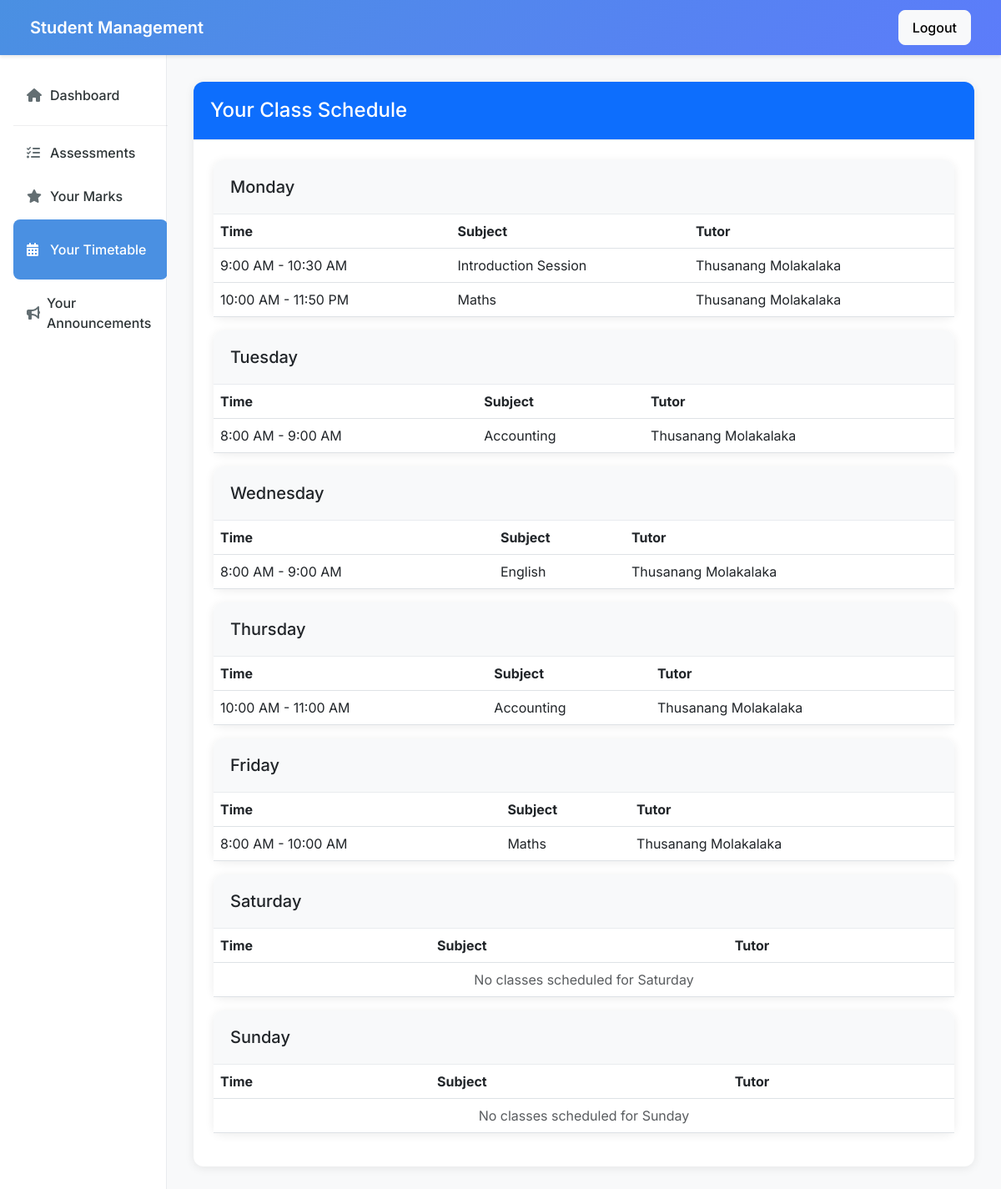
The app's page /timetable/all/ (signed in) with its own data.
### management/models.py (models this page shows, shortened)
class TimeSlot(models.Model):
    DAY_CHOICES = [
        ('MON', 'Monday'),
        ('TUE', 'Tuesday'),
        ('WED', 'Wednesday'),
        ('THU', 'Thursday'),
        ('FRI', 'Friday'),
        ('SAT', 'Saturday'),
        ('SUN', 'Sunday'),
    ]
    day = models.CharField(max_length=3, choices=DAY_CHOICES)
    start_time = models.TimeField()
    end_time = models.TimeField()
    subject = models.CharField(max_length=100)
    tutor = models.ForeignKey(Tutor, on_delete=models.CASCADE)
    students = models.ManyToManyField(Student)

class Tutor(models.Model):
    user = models.OneToOneField(CustomUser, on_delete=models.CASCADE)
    phone = models.CharField(max_length=15)
    subject_expertise = models.CharField(max_length=100)

class CustomUser(AbstractUser):
    is_tutor = models.BooleanField(default=False)
    is_student = models.BooleanField(default=False)

### management/views.py (the view)
# urls.py: path('timetable/all/', views.view_timetable_all, name='view_timetable_all'),
@login_required
def view_timetable_all(request):
    if request.user.is_tutor:
        tutor = get_object_or_404(Tutor, user=request.user)
        timeslots = TimeSlot.objects.filter(tutor=tutor).prefetch_related('students')
        students = Student.objects.all()  # Get all students for the modal form
    else:
        student = get_object_or_404(Student, user=request.user)
        timeslots = TimeSlot.objects.all().select_related('tutor', 'tutor__user')
        students = None
    day_order = ['MON', 'TUE', 'WED', 'THU', 'FRI', 'SAT', 'SUN']
    timeslots_by_day = {day: [] for day in day_order}
    for slot in timeslots:
        timeslots_by_day[slot.day].append(slot)
    for day in timeslots_by_day:
        timeslots_by_day[day].sort(key=lambda x: x.start_time)
    student_count = Student.objects.count()
    return render(request, 'management/view_timetable.html', {
        'timeslots_by_day': timeslots_by_day,
        'day_order': day_order,
        'is_tutor': request.user.is_tutor,
        'students': students,
        'day_choices': TimeSlot.DAY_CHOICES,
        'student_count': student_count
    })

### management/templatetags/mark_filters.py (called while the page is built)
@register.filter
def get_item(dictionary, key):
    return dictionary.get(key)

@register.filter
def get_day_display(day_code):
    day_dict = dict(TimeSlot.DAY_CHOICES)
    return day_dict.get(day_code, day_code)

### management/templates/management/view_timetable.html (shortened to what this page needs)
{% extends 'base.html' %}
{% load mark_filters %}
{% block content %}
<div class="card">
    <div class="card-header bg-primary text-white d-flex justify-content-between align-items-center">
        <h4 class="mb-0">{% if is_tutor %}Your Created Timetable{% else %}Your Class Schedule{% endif %}</h4>
    </div>
    <div class="card-body">
        <div class="row">
            <div class="col-12">
                {% for day in day_order %}
                    {% with slots=timeslots_by_day|get_item:day %}
                    <div class="card mb-3">
                        <div class="card-header bg-light">
                            <h5 class="mb-0">{{ day|get_day_display }}</h5>
                        </div>
                        <div class="card-body p-0">
                            <div class="table-responsive">
                                <table class="table table-hover mb-0">
                                    <thead>
                                        <tr>
                                            <th>Time</th>
                                            <th>Subject</th>
                                            {% if is_tutor %}
                                                <th>Students</th>
                                                <th>Actions</th>
                                            {% else %}
                                                <th>Tutor</th>
                                            {% endif %}
                                        </tr>
                                    </thead>
                                    <tbody>
                                        {% for slot in slots %}
                                            <tr>
                                                <td>{{ slot.start_time|time:"g:i A" }} - {{ slot.end_time|time:"g:i A" }}</td>
                                                <td>{{ slot.subject }}</td>
                                                {% if is_tutor %}
                                                    <td>
                                                        {% with student_count=student_count %}
                                                            <span class="badge bg-info">{{ student_count }} student{% if student_count != 1 %}s{% endif %}</span>
                                                        {% endwith %}
                                                    </td>
                                                    <td>
                                                        <div class="btn-group" role="group">
                                                            <a href="{% url 'edit_timetable' slot.id %}" class="btn btn-sm btn-warning">
                                                                <i class="fas fa-edit"></i> Edit
                                                            </a>
                                                            <a href="{% url 'delete_timetable' slot.id %}" class="btn btn-sm btn-danger">
                                                                <i class="fas fa-trash"></i> Delete
                                                            </a>
                                                        </div>
                                                    </td>
                                                {% else %}
                                                    <td>{{ slot.tutor.user.get_full_name }}</td>
                                                {% endif %}
                                            </tr>
                                        {% empty %}
                                            <tr>
                                                <td colspan="{% if is_tutor %}4{% else %}3{% endif %}" class="text-center text-muted">
                                                    No classes scheduled for {{ day|get_day_display }}
                                                </td>
                                            </tr>
                                        {% endfor %}
                                    </tbody>
                                </table>
                            </div>
                        </div>
                    </div>
                    {% endwith %}
                {% endfor %}
            </div>
        </div>
    </div>
</div>
{% endblock %}

### management/templates/base.html (style rules this page uses)
:root { --primary-color: #4a90e2; --secondary-color: #f5f6fa; --accent-color: #5c7cfa; --success-color: #51cf66; --danger-color: #ff6b6b; --warning-color: #ffd43b; --text-primary: #2d3436; --text-secondary: #636e72; --border-color: #e9ecef; }
body { font-family: 'Inter', -apple-system, BlinkMacSystemFont, 'Segoe UI', Roboto, sans-serif; color: var(--text-primary); background-color: #f8f9fa; }
.card { border: none; border-radius: 12px; box-shadow: 0 2px 12px rgba(0,0,0,0.08); transition: transform 0.2s ease, box-shadow 0.2s ease; background: white; margin-bottom: 1.5rem; }
.card-header { border-bottom: 1px solid var(--border-color); padding: 1.25rem; background-color: white; border-radius: 12px 12px 0 0 !important; }
.card-body { padding: 1.5rem; }

### records on screen
TimeSlot: start_time "9:00 AM", end_time "10:30 AM", subject "Introduction Session", tutor.user.get_full_name "Thusanang Molakalaka"
TimeSlot: start_time "10:00 AM", end_time "11:50 PM", subject "Maths", tutor.user.get_full_name "Thusanang Molakalaka"
TimeSlot: start_time "8:00 AM", end_time "9:00 AM", subject "Accounting", tutor.user.get_full_name "Thusanang Molakalaka"
TimeSlot: start_time "8:00 AM", end_time "9:00 AM", subject "English", tutor.user.get_full_name "Thusanang Molakalaka"
TimeSlot: start_time "10:00 AM", end_time "11:00 AM", subject "Accounting", tutor.user.get_full_name "Thusanang Molakalaka"
TimeSlot: start_time "8:00 AM", end_time "10:00 AM", subject "Maths", tutor.user.get_full_name "Thusanang Molakalaka"

### other values on screen
{{ day|get_day_display }} "Monday" "Tuesday" "Wednesday" "Thursday" "Friday" "Saturday" "Sunday"
{{ day|get_day_display }} "Saturday" "Sunday"
